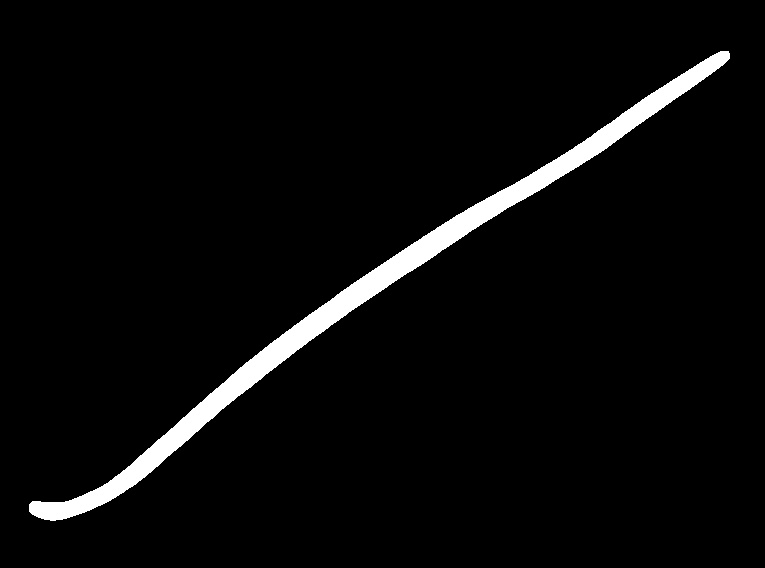
#> input picture 0_1.jpg, 765 x 568 px
$ python tes3.py
#> lines starting #> are read from the running program, lines starting #| are printed output that depends on the picture; after the words box and inside, x2 and y2 are one past the last pixel; in counts of white or black regions, pixels touching at a corner belong together
import cv2
import numpy as np

img = cv2.imread('0_1.jpg',0)
#> img is the input picture: shape (568, 765); min 0, max 255, mean 9.7
size = np.size(img)
#> size = 434520
skel = np.zeros(img.shape,np.uint8)

ret,img = cv2.threshold(img,127,255,0)
#> img: shape (568, 765); 3.8% white; 1 white region, box (x1, y1, x2, y2) and area: (29, 51, 730, 521) 16473
element = cv2.getStructuringElement(cv2.MORPH_CROSS,(3,3))

eroded = cv2.erode(img,element)
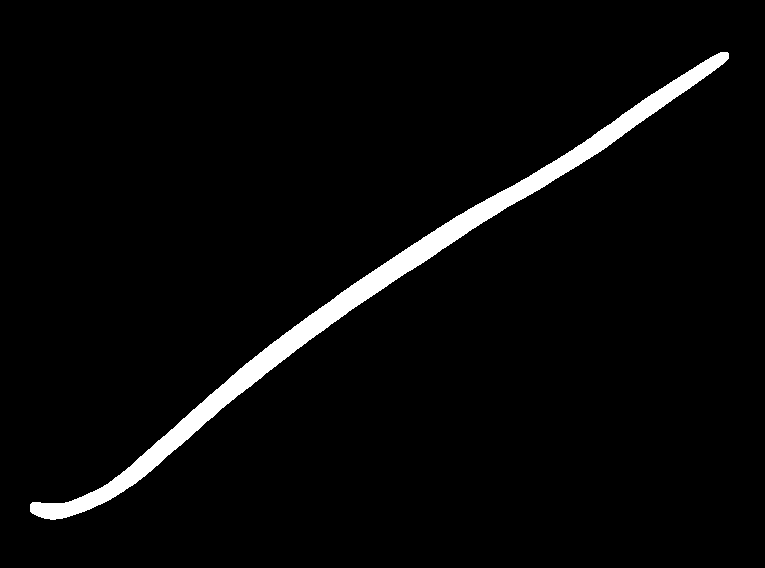
#> eroded: shape (568, 765); 3.5% white; 1 white region, box (x1, y1, x2, y2) and area: (30, 52, 729, 520) 15060
cv2.imshow("eroded",eroded)
temp = cv2.dilate(eroded,element)
#> temp: shape (568, 765); 3.8% white; 1 white region, box (x1, y1, x2, y2) and area: (29, 51, 730, 521) 16472
cv2.imshow("temp",temp)
temp = cv2.subtract(img,temp)
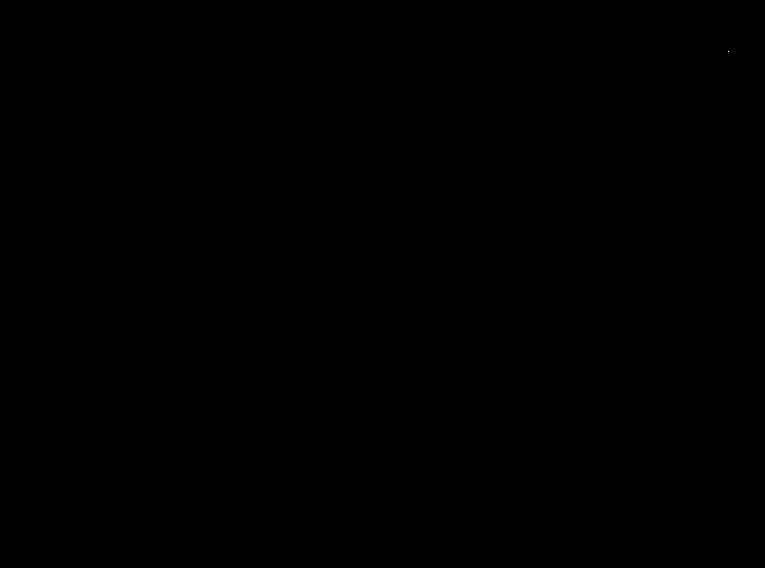
#> temp: shape (568, 765); 0% white in thin lines or dots, all inside (x1, y1, x2, y2) = (728, 51, 729, 52)
cv2.imshow("temp",temp)
skel = cv2.bitwise_or(skel,temp)
cv2.imshow("skel",skel)

a = cv2.countNonZero(img)
#> a = 16473
print(a)
#| 16473
print(size)
#| 434520
cv2.waitKey(0)
cv2.destroyAllWindows()
